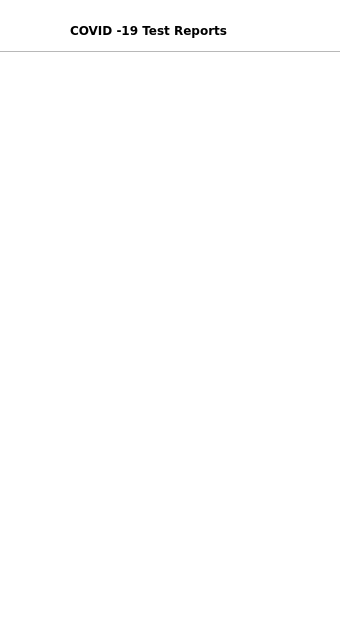
<?xml version="1.0" encoding="UTF-8"?>
<ui version="4.0">
 <class>usercovidlist</class>
 <widget class="QDialog" name="usercovidlist">
  <property name="geometry">
   <rect>
    <x>0</x>
    <y>0</y>
    <width>340</width>
    <height>640</height>
   </rect>
  </property>
  <property name="windowTitle">
   <string>Dialog</string>
  </property>
  <widget class="QListWidget" name="listWidget">
   <property name="geometry">
    <rect>
     <x>-5</x>
     <y>51</y>
     <width>351</width>
     <height>591</height>
    </rect>
   </property>
  </widget>
  <widget class="QLabel" name="label">
   <property name="geometry">
    <rect>
     <x>70</x>
     <y>20</y>
     <width>271</width>
     <height>20</height>
    </rect>
   </property>
   <property name="font">
    <font>
     <family>Verdana</family>
     <bold>true</bold>
    </font>
   </property>
   <property name="text">
    <string>COVID -19 Test Reports</string>
   </property>
  </widget>
  <widget class="QPushButton" name="backbutton_2">
   <property name="geometry">
    <rect>
     <x>10</x>
     <y>10</y>
     <width>51</width>
     <height>41</height>
    </rect>
   </property>
   <property name="text">
    <string/>
   </property>
   <property name="icon">
    <iconset>
     <normaloff>image/arrowleft.png</normaloff>image/arrowleft.png</iconset>
   </property>
   <property name="iconSize">
    <size>
     <width>40</width>
     <height>40</height>
    </size>
   </property>
   <property name="shortcut">
    <string>Up, Up, Up</string>
   </property>
   <property name="autoExclusive">
    <bool>false</bool>
   </property>
   <property name="flat">
    <bool>true</bool>
   </property>
  </widget>
  <widget class="QLabel" name="label_2">
   <property name="geometry">
    <rect>
     <x>0</x>
     <y>-5</y>
     <width>341</width>
     <height>61</height>
    </rect>
   </property>
   <property name="styleSheet">
    <string notr="true">background-color: rgb(255, 255, 255);</string>
   </property>
   <property name="text">
    <string/>
   </property>
  </widget>
  <zorder>label_2</zorder>
  <zorder>listWidget</zorder>
  <zorder>label</zorder>
  <zorder>backbutton_2</zorder>
 </widget>
 <resources/>
 <connections/>
</ui>
